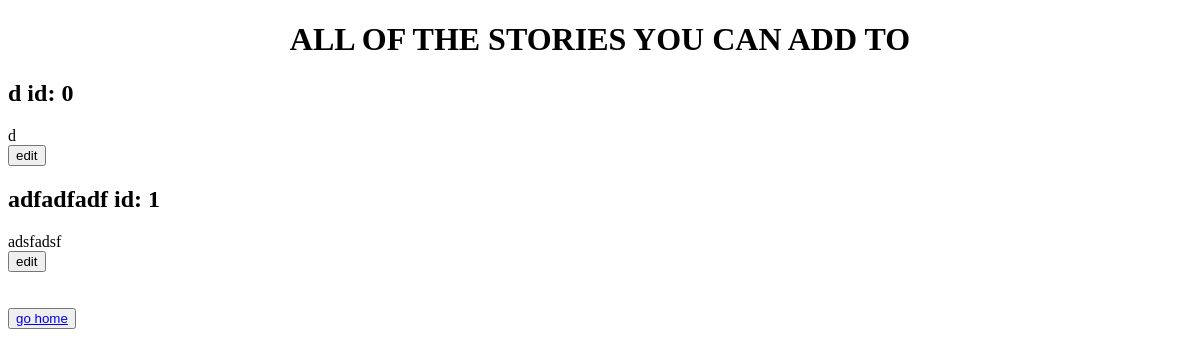
Before: /view_story_page (signed in) with the older database file.
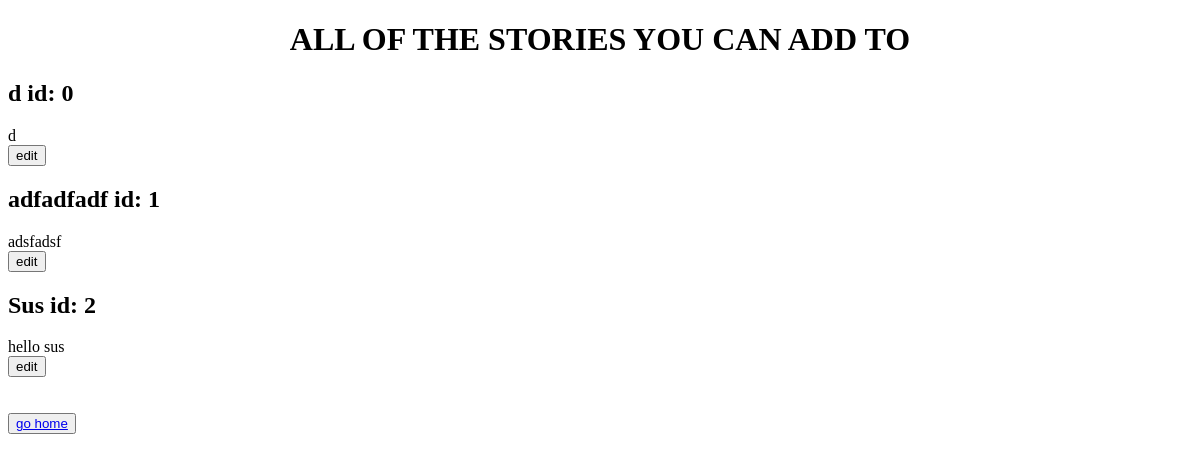
After: the same page with the newer database file.
### tables this page shows
CREATE TABLE full_stories(title TEXT, story_content TEXT, storyId INTEGER, most_recent_addition TEXT);

### __init__.py (the view)
@app.route("/view_story_page", methods = ['GET', 'POST'])
def view_story_page():
	return render_template('view_stories.html',data=story.view_stories(session['id']))

### story.py (called while the page is built)
def view_stories(user_id):
    db = sqlite3.connect(DB_FILE)
    c  = db.cursor()
    my_stories = find_my_stories(user_id) #gets all stories user has contributed to
    print(my_stories)
    c.execute("SELECT * FROM full_stories")
    editable_stories = c.fetchall()
    for story in editable_stories:
        for story_id in my_stories:
            if story[2] == story_id[0]: #if user had edited story
                editable_stories.remove(story) #remove it
    return editable_stories

def find_my_stories(user_id):
    db = sqlite3.connect(DB_FILE)
    c  = db.cursor()
    c.execute("SELECT storyId FROM partial_stories WHERE userId = ?", (str(user_id)))
    my_stories = c.fetchall()
    print(my_stories)
    return my_stories

### templates/view_stories.html (shortened to what this page needs)
<!DOCTYPE html>
<html lang="en" dir="ltr">
  <head>
  </head>
  <body>
    <center><h1>ALL OF THE STORIES YOU CAN ADD TO</h1></center>
	{% for row in data %}
		<h2> {{ row[0] }}   id: {{ row[2] }}</h2>
		{{ row[3] }}
		<form action="/add_to_story_page" method="get">
			<input type= "submit" name= {{ row[2] }} value="edit">
		</form>
    {% endfor %}
    <br>
    <br>
    <button type="button" name="leave">
      <a href="{{ url_for('home_page') }}">go home</a>
    </button>
  </body>
</html>

Changed rows visible on the page:
added full_stories: title "Sus", storyId "2", most_recent_addition "hello sus"
